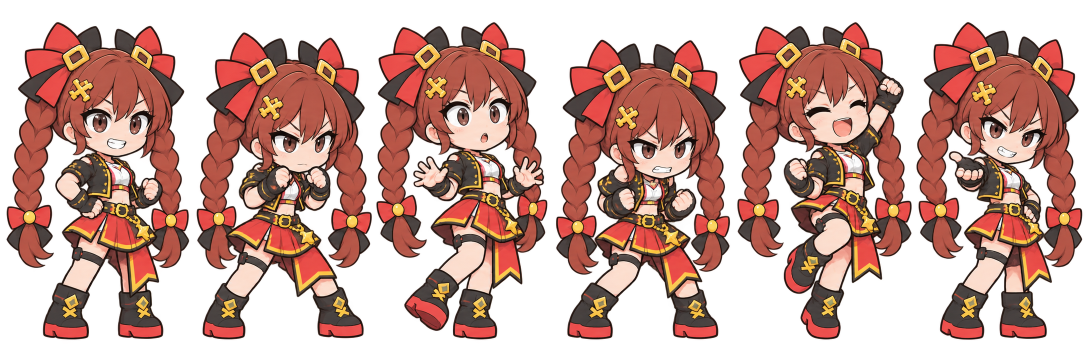
#> input picture promo/characters/akane_sheet.png, 2172 x 724 px, given in place of intro-frame.png, which was not available (shown at 1/2 size)
$ python character_promo.py
#> lines starting #> are read from the running program, lines starting #| are printed output that depends on the picture
#!/usr/bin/env python3
"""キャラクター主体の24秒試作。既存の公開動画と記録は変更しない。"""

import json
import pathlib
import subprocess
import tempfile
import urllib.parse
import urllib.request
from PIL import Image, ImageDraw, ImageEnhance, ImageFilter, ImageFont

ROOT = pathlib.Path(__file__).resolve().parents[2]
OUT = ROOT / "promo/build/out/character-promo-v12.mp4"
SHEET = ROOT / "promo/characters/character_sheet_v2.png"
APP_ICON = ROOT / "app/branding/icons/icon-512.png"
FONT = ROOT / "promo/build/fonts/DotGothic16-Regular.ttf"
PIXEL_FONT = ROOT / "app/assets/fonts/Silkscreen-Bold.ttf"
ENGINE = "http://127.0.0.1:50021"
SPEAKER = 54  # 春歌ナナ・ノーマル
LINES = [(0.15, 3, "この弾、返せる？"),
         (3.2, 8, "当たる瞬間に、タップ！"),
         (11.2, 16, "白いブロックを壊すと……"),
         (16.0, 19, "まとめて、どーん！"),
         (19.3, 24, "パリィブレイク。ストアで検索！")]


def run(*args):
    subprocess.run([str(x) for x in args], check=True)


def duration(path):
    return float(subprocess.check_output(["ffprobe", "-v", "error", "-show_entries",
        "format=duration", "-of", "csv=p=0", str(path)]))


# [5 lines left out: function api, not called in this run]


def font(size, pixel=False):
    return ImageFont.truetype(str(PIXEL_FONT if pixel else FONT), size)


def base(frame):
    with Image.open(frame) as original:
        width = round(original.width * 1920 / original.height)
        enlarged = original.resize((width, 1920), Image.Resampling.BICUBIC)
        left = (width - 1080) // 2
        im = enlarged.crop((left, 0, left + 1080, 1920)).filter(ImageFilter.GaussianBlur(44))
    im = ImageEnhance.Brightness(im).enhance(0.52)
    return Image.blend(im, Image.new("RGB", im.size, "#29142e"), 0.32)


# [30 lines left out: functions label, character, character_sprite, character_motion, not called in this run]


def credit(im):
    label(im, (510, 1330), "VOICEVOX:春歌ナナ", 32, "#d9d9e2", 1)


# [8 lines left out: function store_badges, not called in this run]


def artwork(tmp):
    frames = [("intro", ROOT / "promo/capture/raw/s4-7_sloppy_02.mp4", 19),
              ("parry", ROOT / "promo/capture/raw/s4-7_sloppy_02.mp4", 22),
              ("collapse", ROOT / "promo/capture/raw/s3-3_just_01.mp4", 5),
              ("outro", ROOT / "promo/capture/raw/s3-3_just_01.mp4", 9)]
    for name, source, second in frames:
        run("ffmpeg", "-y", "-v", "error", "-ss", second, "-i", source,
            "-frames:v", "1", tmp / f"{name}-frame.png")
    intro = base(tmp / "intro-frame.png")
    label(intro, (85, 105), "この弾、返せる？", 94, "#ffc61a")
    ImageDraw.Draw(intro).rectangle((70, 330, 1010, 902), outline="#ffc61a", width=10)
    label(intro, (180, 915), "当たる瞬間に、タップ！", 52)
    intro.save(tmp / "intro.png")

    for name, pose, caption in [("parry", 1, "弾を撃ち返せ！"),
                                ("collapse", 4, "まとめて崩れる！")]:
        im = base(tmp / f"{name}-frame.png")
        label(im, (75, 140), caption, 81, "#ffc61a")
        ImageDraw.Draw(im).rectangle((30, 290, 1050, 918), outline="#ffc61a", width=10)
        label(im, (485, 1035), "当たる瞬間にタップ！" if name == "parry" else "白いブロックを壊せ！", 52)
        label(im, (485, 1140), "PARRY", 82, "#ffc61a")
        label(im, (485, 1230), "BREAK", 82, "#ffc61a")
        icon = Image.open(APP_ICON).convert("RGBA")
        icon.thumbnail((108, 108), Image.Resampling.LANCZOS)
        im.paste(icon, (485, 1350), icon)
        label(im, (615, 1375), "ストアで検索", 46)
        store_badges(im, 485, 1470)
        im.save(tmp / f"{name}.png")

    outro = base(tmp / "outro-frame.png")
    label(outro, (520, 420), "PARRY", 90, "#ffc61a")
    label(outro, (520, 530), "BREAK", 90, "#ffc61a")
    label(outro, (520, 750), "ストアで検索", 54)
    badges = [ROOT / "promo/build/assets/badges/appstore.png",
              ROOT / "promo/build/assets/badges/googleplay.png"]
    for i, path in enumerate(badges):
        if path.exists():
            badge = Image.open(path).convert("RGBA")
            badge.thumbnail((390, 110))
            outro.paste(badge, (520, 880 + i * 125), badge)
    credit(outro)
    outro.save(tmp / "outro.png")


# [27 lines left out: function scene, not called in this run]


def main():
    if OUT.exists():
        raise SystemExit(f"既にあります: {OUT}")
    OUT.parent.mkdir(exist_ok=True)
    with tempfile.TemporaryDirectory() as t:
        tmp = pathlib.Path(t)
        artwork(tmp)
#> in base, original is the input picture: PIL image 2172x724 RGBA; mean R, G, B, A 91.9, 53.6, 44.6, 139.5
#> in base, `enlarged = original.resize((width, 1920), Image.Resampling.BICUBIC)`:
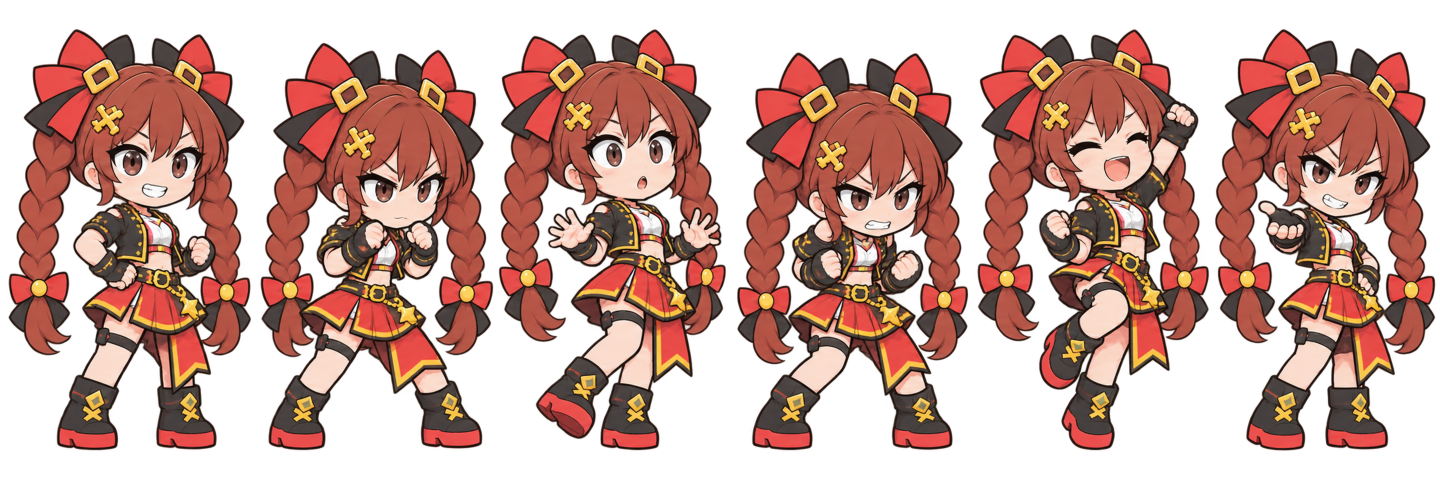
#> enlarged: PIL image 5760x1920 RGBA (shown at 1/4 size); mean R, G, B, A 91.8, 53.4, 44.4, 139.5; transparent parts drawn white
#> in base, `im = enlarged.crop((left, 0, left + 1080, 1920)).filter(ImageFilter.Ga..`:
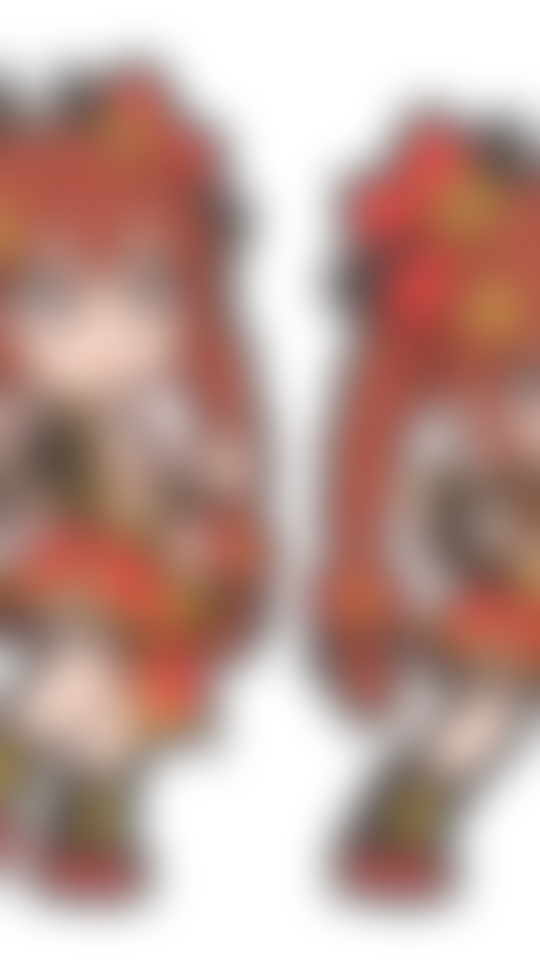
#> im: PIL image 1080x1920 RGBA (shown at 1/2 size); mean R, G, B, A 95.8, 58.4, 48.9, 145.7; transparent parts drawn white
#> in base, `im = ImageEnhance.Brightness(im).enhance(0.52)`:
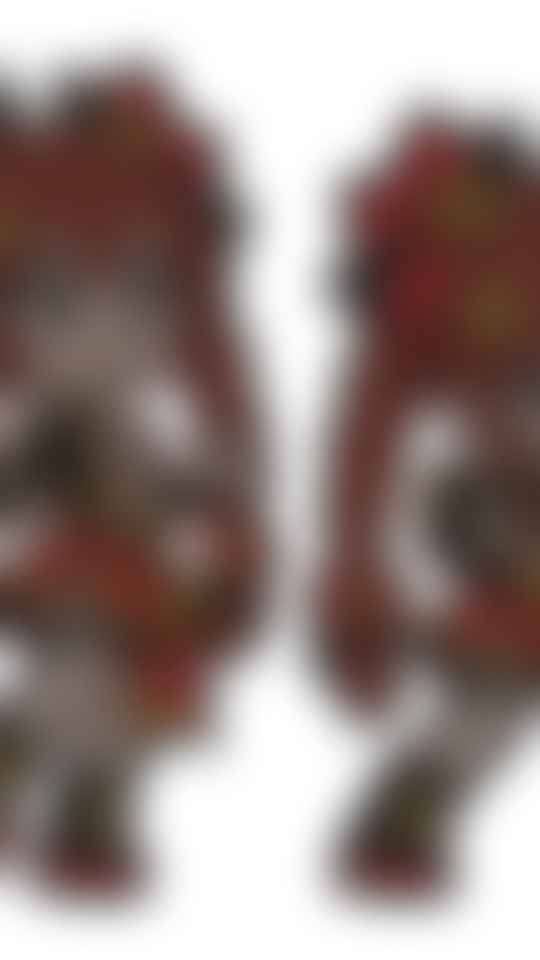
#> im: PIL image 1080x1920 RGBA (shown at 1/2 size); mean R, G, B, A 49.4, 30, 25, 145.7; transparent parts drawn white
        scenes = [scene(tmp, "intro", 3, ROOT / "promo/capture/raw/s4-7_sloppy_02.mp4", 20,
                        game_box=(80, 340, 920, 552), character_pose=1,
                        character_height=850, character_position=(327, 1015)),
                  scene(tmp, "parry", 8, ROOT / "promo/capture/raw/s4-7_sloppy_02.mp4", 18,
                        character_pose=1, character_height=850, character_position=(20, 970)),
                  scene(tmp, "collapse", 8, ROOT / "promo/capture/raw/s3-3_just_01.mp4", 3.5,
                        character_pose=4, character_height=850, character_position=(20, 970)),
                  scene(tmp, "outro", 5, character_pose=5, character_height=1000,
                        character_position=(5, 420), bob=False)]
        listfile = tmp / "list.txt"
        listfile.write_text("".join(f"file '{p}'\n" for p in scenes))
        joined = tmp / "joined.mp4"
        run("ffmpeg", "-y", "-v", "error", "-f", "concat", "-safe", "0", "-i", listfile,
            "-c", "copy", joined)
        voices = []
        for i, (start, end, text) in enumerate(LINES):
            params = urllib.parse.urlencode({"text": text, "speaker": SPEAKER})
            query = json.loads(api(f"/audio_query?{params}", b""))
            query["speedScale"] = 1.12
            query["intonationScale"] = 1.18
            voice = tmp / f"voice{i}.wav"
            voice.write_bytes(api(f"/synthesis?speaker={SPEAKER}", json.dumps(query).encode(), "application/json"))
            if start + duration(voice) > end:
                raise SystemExit(f"音声が枠を超えます: {text}")
            voices.append(voice)
        inputs = ["-i", str(joined)]
        filters, mix = [], ["[0:a]"]
        for i, voice in enumerate(voices):
            inputs += ["-i", str(voice)]
            filters.append(f"[{i+1}:a]aresample=48000,volume=1.35,adelay={round(LINES[i][0]*1000)}:all=1[a{i}]")
            mix.append(f"[a{i}]")
        filters.append("".join(mix) + f"amix=inputs={len(mix)}:duration=first:normalize=0,alimiter=limit=0.95[aout]")
        run("ffmpeg", "-n", "-v", "error", *inputs, "-filter_complex", ";".join(filters),
            "-map", "0:v", "-map", "[aout]", "-c:v", "copy", "-c:a", "aac", "-b:a", "192k",
            "-t", "24", "-movflags", "+faststart", OUT)
    print(OUT)


if __name__ == "__main__":
#> (the run stopped early here; a loop or call above may not have finished)
